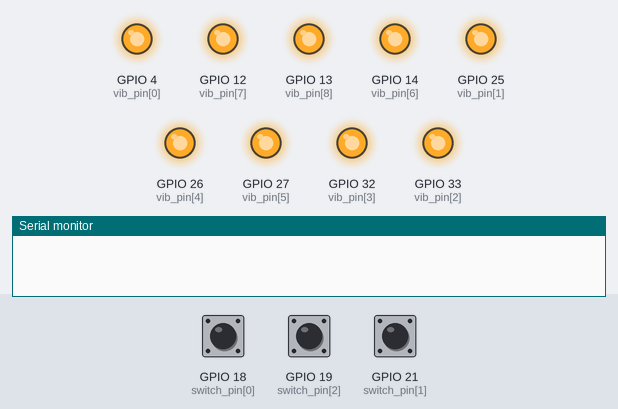
The sketch below on a simulated ESP32. On the bench: output pins drawn as LEDs (lit = HIGH), the last lines printed to the serial monitor. Inputs (shaded band) come from the test bench; at power-on: GPIO 18 (switch_pin[0]) HIGH, GPIO 19 (switch_pin[2]) HIGH, GPIO 21 (switch_pin[1]) HIGH.

Above: at 0.5 s.
At 5.0 s:
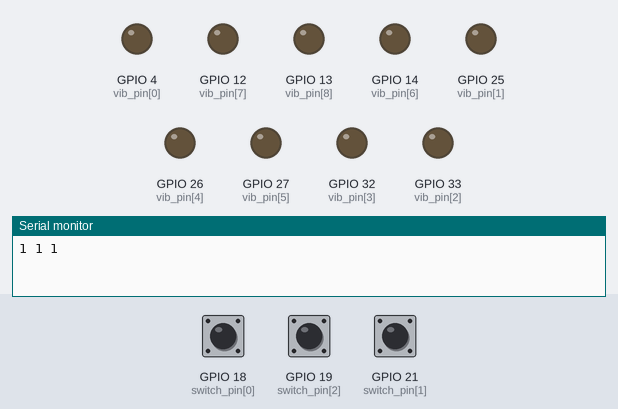
Timing chart, 0 to 6.9 s (numbered marks = the images above):
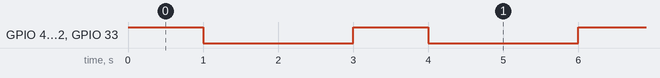

The sketch:

PCB_test.ino
```cpp
// Board Name : ESP32-WROOM-DA Module

// coin vibrator pins (9)
int vib_pin[] = {4, 25, 33, 32, 26, 27, 14, 12, 13};

// switch pins (3)
int switch_pin[] = {18, 21, 19};

// additional gpio pin headers (4)
int gpio_pin[] = {2, 25, 22, 23};

void setup() {
  Serial.begin(9600);

  // set vibrator pins as output
  for(int i=0;i<9;i++)pinMode(vib_pin[i], OUTPUT);

  // set switch pins as output
  for(int i=0;i<3;i++) pinMode(switch_pin[i], INPUT);
}

void loop() {
  all_vib_test();
  switch_test();
}

// function to test coin vibrator pins - switches the states continuously
void all_vib_test(){
  for(int i=0;i<9;i++) digitalWrite(vib_pin[i], HIGH);
  delay(1000);
  for(int i=0;i<9;i++) digitalWrite(vib_pin[i], LOW);
  delay(1000);
}

// sets a single pin to HIGH
void single_vib_test(int i){
  int check_vib = vib_pin[i];
  digitalWrite(check_vib, HIGH);
  delay(1000);
}

// reads the state of each pin and displays in serial monitor
void switch_test(){
  for(int i=0;i<3;i++){
    int state = digitalRead(switch_pin[i]);
    Serial.print(state);
    Serial.print(" ");
  }
  Serial.println();
  delay(1000);
}
```

Measured:
- by itself, GPIO 4 (vib_pin[0]), GPIO 12 (vib_pin[7]), GPIO 13 (vib_pin[8]), GPIO 14 (vib_pin[6]), GPIO 25 (vib_pin[1]), GPIO 26 (vib_pin[4]), GPIO 27 (vib_pin[5]), GPIO 32 (vib_pin[3]), GPIO 33 (vib_pin[2]): alternates HIGH for 1.0 s and LOW for 2.0 s
